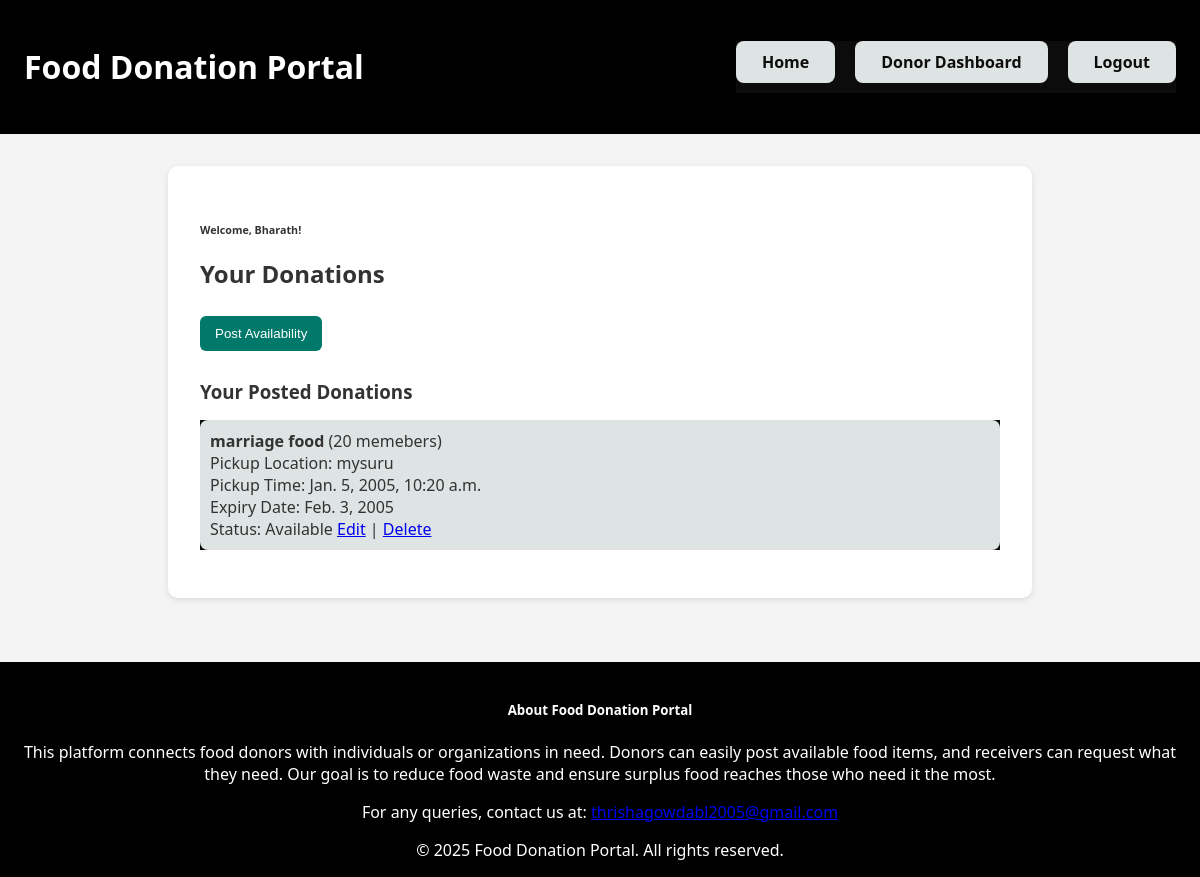
The app's page /donor/dashboard/ (signed in) with its own data.
### portal/models.py (models this page shows, shortened)
class User(AbstractUser):
    USER_TYPE_CHOICES = [("donor", "Donor"), ("receiver", "Receiver")]
    user_type = models.CharField(
        max_length=10, choices=USER_TYPE_CHOICES, default="donor"
    )

class Donation(models.Model):
    donor = models.ForeignKey(User, on_delete=models.CASCADE)
    food_type = models.CharField(max_length=100)
    quantity = models.CharField(max_length=50)
    pickup_location = models.CharField(max_length=255)
    pickup_time = models.DateTimeField()
    expiry_date = models.DateField()
    status = models.CharField(default="Available", max_length=20)

### portal/views.py (the view)
# urls.py: path('donor/dashboard/', views.donor_dashboard, name='donor_dashboard'),
@login_required
def donor_dashboard(request):
    if request.user.user_type != "donor":
        return redirect("home")
    if request.method == "POST":
        form = DonationForm(request.POST)
        if form.is_valid():
            donation = form.save(commit=False)
            donation.donor = request.user
            donation.save()
            messages.success(request, "Donation posted successfully!")
            return redirect("donor_dashboard")
    else:
        form = DonationForm()
    donations = Donation.objects.filter(donor=request.user)
    requests = Request.objects.filter(donation__donor=request.user)
    return render(
        request,
        "donor_dashboard.html",
        {"form": form, "donations": donations, "requests": requests},
    )

### templates/donor_dashboard.html (shortened to what this page needs)
<!DOCTYPE html>
<html lang="en">
<head>
</head>
<body>
    <header>
        <h1>Food Donation Portal</h1>
        <nav>
            <ul>
                <li><a href="{% url 'home' %}">Home</a></li>
                {% if user.is_authenticated %}
                    <li><a href="{% url 'donor_dashboard' %}">Donor Dashboard</a></li>
                    <li><a href="{% url 'logout' %}">Logout</a></li>
                {% else %}
                    <li><a href="{% url 'login' %}">Login</a></li>
                    <li><a href="{% url 'signup' %}">Signup</a></li>
                {% endif %}
            </ul>
        </nav>
    </header>
    <main>
        <div class="donor-dashboard-container">
            <h6>Welcome, {{ user.username }}!</h1>
            <h2>Your Donations</h2>
            <button id="postAvailabilityBtn" onclick="toggleForm()">Post Availability</button>
            <h3>Your Posted Donations</h3>
            {% if donations %}
                <ul>
                    {% for donation in donations %}
                        <li>
                            <strong>{{ donation.food_type }}</strong> ({{ donation.quantity }})<br>
                            Pickup Location: {{ donation.pickup_location }}<br>
                            Pickup Time: {{ donation.pickup_time }}<br>
                            Expiry Date: {{ donation.expiry_date }}<br>
                            Status: {{ donation.status }}
                            <a href="{% url 'edit_donation' donation.id %}">Edit</a> |
                            <a href="{% url 'delete_donation' donation.id %}">Delete</a>
                        </li>
                    {% endfor %}
                </ul>
            {% else %}
                <p>You haven't posted any donations yet.</p>
            {% endif %}
        </div>
    </main>
    <footer class="footer mt-auto py-3 text-center">
        <div class="container">
            <h5>About Food Donation Portal</h5>
            <p class="mb-2">
                This platform connects food donors with individuals or organizations in need. Donors can easily post available food items, and receivers can request what they need. Our goal is to reduce food waste and ensure surplus food reaches those who need it the most.
            </p>
            <p class="mb-2">
                For any queries, contact us at: <a href="mailto:thrishagowdabl2005@gmail.com">thrishagowdabl2005@gmail.com</a>
            </p>
            <span>&copy; 2025 Food Donation Portal. All rights reserved.</span>
        </div>
    </footer>
</body>
</html>

### templates/donor_dashboard.html (style rules this page uses)
body { font-family: 'Segoe UI', sans-serif; background-color: #f4f4f4; margin: 0; padding: 0; display: flex; flex-direction: column; min-height: 100vh; color: #333; }
header { background-color: #000; color: white; padding: 1.5rem; display: flex; justify-content: space-between; align-items: center; }
nav ul { list-style-type: none; display: flex; gap: 20px; padding: 0; margin: 0; }
nav ul li a { color: rgb(13, 13, 13); text-decoration: none; font-weight: bold; padding: 0.5rem 1rem; border-radius: 5px; transition: background-color 0.3s ease; }
.donor-dashboard-container { max-width: 800px; margin: 2rem auto; background-color: white; padding: 2rem; border-radius: 10px; box-shadow: 0 2px 6px rgba(0,0,0,0.1); }
h2, h3,h6 { color: #333; margin-bottom: 1rem; }
button { background-color: #00796b; color: white; padding: 10px 15px; border: none; border-radius: 6px; cursor: pointer; margin: 10px 0; }
ul { list-style-type: none; padding: 0; background-color: #0c0c0c }
ul li { background-color: #dee3e3; margin-bottom: 10px; padding: 10px; border-radius: 8px; }
footer { text-align: center; padding: 1rem; background-color: #000; color: white; margin-top: 2rem; }

### records on screen
User: username "Bharath"
Donation: food_type "marriage food", quantity "20 memebers", pickup_location "mysuru", pickup_time "Jan. 5, 2005, 10:20 a.m.", expiry_date "Feb. 3, 2005", status "Available"
